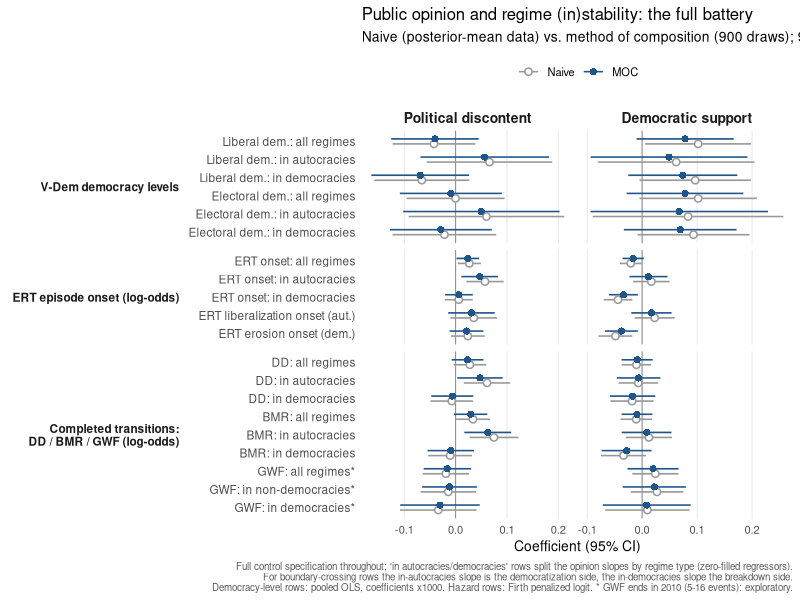
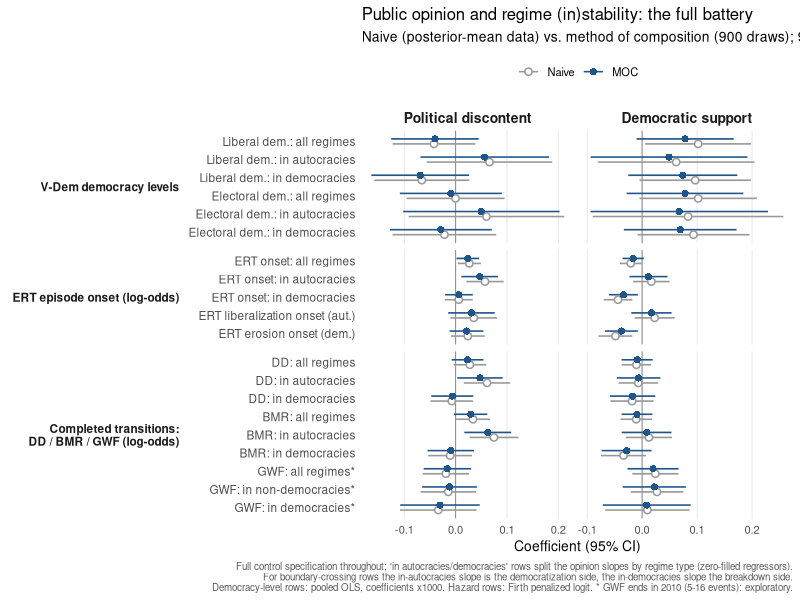

The R script that drew these images, in order:
# ============================================================================
# final_03_fig_battery.R -- "the battery at a glance": coefficient (forest) plot of
# the curated focal cells, naive vs MOC, discontent vs support panels.
# Reads output/results_main_combined.csv (sec. 9); no re-estimation.
# Output: output/fig_battery.png / .pdf
# ============================================================================
library(dplyr); library(ggplot2); library(here)

m <- read.csv(here("output", "results_main_combined.csv"), check.names = FALSE)

# naive se recovered by inverting the normal p-value (p was computed as
# 2*(1-pnorm(|b/se|)); guard the rounded-to-zero case)
m <- m %>% mutate(
  z_naive  = qnorm(1 - pmin(pmax(naive_p, 1e-4), .9999) / 2),
  naive_se = abs(naive_est) / pmax(z_naive, 1e-6)
)

pick <- function(model_str, term_str, label, track, side, scale = 1) {
  r <- m %>% filter(model == model_str, term == term_str)
  stopifnot(nrow(r) == 1)
  tibble(
    label = label, track = track, side = side,
    naive_b = r$naive_est * scale, naive_se = r$naive_se * scale,
    moc_b = r$moc_est * scale, moc_se = r$moc_se * scale
  )
}

d <- bind_rows(
  # ---- track 1: democracy levels (pooled OLS, regime-split slopes; x1000) ---
  # (system GMM regime split fails its own diagnostics -> appendix table only)
  pick("Liberal Democracy [pooled]",          "disc_trim",     "Liberal dem.: all regimes",      "V-Dem democracy levels", "disc", 1000),
  pick("Liberal Democracy [pooled-regime]",   "disc_aut_trim", "Liberal dem.: in autocracies",   "V-Dem democracy levels", "disc", 1000),
  pick("Liberal Democracy [pooled-regime]",   "disc_dem_trim", "Liberal dem.: in democracies",   "V-Dem democracy levels", "disc", 1000),
  pick("Electoral Democracy [pooled]",        "disc_trim",     "Electoral dem.: all regimes",    "V-Dem democracy levels", "disc", 1000),
  pick("Electoral Democracy [pooled-regime]", "disc_aut_trim", "Electoral dem.: in autocracies", "V-Dem democracy levels", "disc", 1000),
  pick("Electoral Democracy [pooled-regime]", "disc_dem_trim", "Electoral dem.: in democracies", "V-Dem democracy levels", "disc", 1000),
  pick("Liberal Democracy [pooled]",          "supp_trim",     "Liberal dem.: all regimes",      "V-Dem democracy levels", "supp", 1000),
  pick("Liberal Democracy [pooled-regime]",   "supp_aut_trim", "Liberal dem.: in autocracies",   "V-Dem democracy levels", "supp", 1000),
  pick("Liberal Democracy [pooled-regime]",   "supp_dem_trim", "Liberal dem.: in democracies",   "V-Dem democracy levels", "supp", 1000),
  pick("Electoral Democracy [pooled]",        "supp_trim",     "Electoral dem.: all regimes",    "V-Dem democracy levels", "supp", 1000),
  pick("Electoral Democracy [pooled-regime]", "supp_aut_trim", "Electoral dem.: in autocracies", "V-Dem democracy levels", "supp", 1000),
  pick("Electoral Democracy [pooled-regime]", "supp_dem_trim", "Electoral dem.: in democracies", "V-Dem democracy levels", "supp", 1000),

  # ---- track 2: episode onset (log-odds; Firth) -----------------------------
  pick("onset (all) [firth]",       "disc_trim_lag1",     "ERT onset: all regimes",    "ERT episode onset (log-odds)", "disc"),
  pick("onset (split IVs) [firth]", "disc_aut_trim_lag1", "ERT onset: in autocracies", "ERT episode onset (log-odds)", "disc"),
  pick("onset (split IVs) [firth]", "disc_dem_trim_lag1", "ERT onset: in democracies", "ERT episode onset (log-odds)", "disc"),
  pick("liberalization onset (autocracies) [firth]", "disc_trim_lag1", "ERT liberalization onset (aut.)", "ERT episode onset (log-odds)", "disc"),
  pick("erosion onset (democracies) [firth]",        "disc_trim_lag1", "ERT erosion onset (dem.)",        "ERT episode onset (log-odds)", "disc"),
  pick("onset (all) [firth]",       "supp_trim_lag1",     "ERT onset: all regimes",    "ERT episode onset (log-odds)", "supp"),
  pick("onset (split IVs) [firth]", "supp_aut_trim_lag1", "ERT onset: in autocracies", "ERT episode onset (log-odds)", "supp"),
  pick("onset (split IVs) [firth]", "supp_dem_trim_lag1", "ERT onset: in democracies", "ERT episode onset (log-odds)", "supp"),
  pick("liberalization onset (autocracies) [firth]", "supp_trim_lag1", "ERT liberalization onset (aut.)", "ERT episode onset (log-odds)", "supp"),
  pick("erosion onset (democracies) [firth]",        "supp_trim_lag1", "ERT erosion onset (dem.)",        "ERT episode onset (log-odds)", "supp"),

  # ---- track 3: completed transitions (log-odds; Firth) ---------------------
  pick("DD crossing (all) +ctrl [firth]",        "disc_trim",           "DD: all regimes",           "Completed transitions:\nDD / BMR / GWF (log-odds)", "disc"),
  pick("DD crossing (split IVs) +ctrl [firth]",  "disc_dd_aut_trim",  "DD: in autocracies",  "Completed transitions:\nDD / BMR / GWF (log-odds)", "disc"),
  pick("DD crossing (split IVs) +ctrl [firth]",  "disc_dd_dem_trim",  "DD: in democracies",        "Completed transitions:\nDD / BMR / GWF (log-odds)", "disc"),
  pick("BMR crossing (all) +ctrl [firth]",       "disc_trim",           "BMR: all regimes",          "Completed transitions:\nDD / BMR / GWF (log-odds)", "disc"),
  pick("BMR crossing (split IVs) +ctrl [firth]", "disc_bmr_aut_trim", "BMR: in autocracies", "Completed transitions:\nDD / BMR / GWF (log-odds)", "disc"),
  pick("BMR crossing (split IVs) +ctrl [firth]", "disc_bmr_dem_trim", "BMR: in democracies",       "Completed transitions:\nDD / BMR / GWF (log-odds)", "disc"),
  pick("GWF crossing (all) +ctrl [firth]",       "disc_trim",           "GWF: all regimes*",         "Completed transitions:\nDD / BMR / GWF (log-odds)", "disc"),
  pick("GWF crossing (split IVs) +ctrl [firth]", "disc_gwf_aut_trim", "GWF: in non-democracies*","Completed transitions:\nDD / BMR / GWF (log-odds)", "disc"),
  pick("GWF crossing (split IVs) +ctrl [firth]", "disc_gwf_dem_trim", "GWF: in democracies*",      "Completed transitions:\nDD / BMR / GWF (log-odds)", "disc"),
  pick("DD crossing (all) +ctrl [firth]",        "supp_trim",           "DD: all regimes",           "Completed transitions:\nDD / BMR / GWF (log-odds)", "supp"),
  pick("DD crossing (split IVs) +ctrl [firth]",  "supp_dd_aut_trim",  "DD: in autocracies",  "Completed transitions:\nDD / BMR / GWF (log-odds)", "supp"),
  pick("DD crossing (split IVs) +ctrl [firth]",  "supp_dd_dem_trim",  "DD: in democracies",        "Completed transitions:\nDD / BMR / GWF (log-odds)", "supp"),
  pick("BMR crossing (all) +ctrl [firth]",       "supp_trim",           "BMR: all regimes",          "Completed transitions:\nDD / BMR / GWF (log-odds)", "supp"),
  pick("BMR crossing (split IVs) +ctrl [firth]", "supp_bmr_aut_trim", "BMR: in autocracies", "Completed transitions:\nDD / BMR / GWF (log-odds)", "supp"),
  pick("BMR crossing (split IVs) +ctrl [firth]", "supp_bmr_dem_trim", "BMR: in democracies",       "Completed transitions:\nDD / BMR / GWF (log-odds)", "supp"),
  pick("GWF crossing (all) +ctrl [firth]",       "supp_trim",           "GWF: all regimes*",         "Completed transitions:\nDD / BMR / GWF (log-odds)", "supp"),
  pick("GWF crossing (split IVs) +ctrl [firth]", "supp_gwf_aut_trim", "GWF: in non-democracies*","Completed transitions:\nDD / BMR / GWF (log-odds)", "supp"),
  pick("GWF crossing (split IVs) +ctrl [firth]", "supp_gwf_dem_trim", "GWF: in democracies*",      "Completed transitions:\nDD / BMR / GWF (log-odds)", "supp")
)

d_long <- bind_rows(
  d %>% transmute(label, track, side, est = "Naive", b = naive_b, se = naive_se),
  d %>% transmute(label, track, side, est = "MOC",   b = moc_b,   se = moc_se)
) %>%
  mutate(
    lo = b - 1.96 * se, hi = b + 1.96 * se,
    side  = factor(side, c("disc", "supp"), c("Political discontent", "Democratic support")),
    track = factor(track, c("V-Dem democracy levels", "ERT episode onset (log-odds)",
                            "Completed transitions:\nDD / BMR / GWF (log-odds)")),
    est = factor(est, c("Naive", "MOC")),
    label = factor(label, rev(unique(d$label)))
  )

p <- ggplot(d_long, aes(x = b, y = label, color = est, shape = est)) +
  geom_vline(xintercept = 0, linewidth = .35, color = "grey55") +
  geom_linerange(aes(xmin = lo, xmax = hi),
                 position = position_dodge(width = .55), linewidth = .55) +
  geom_point(position = position_dodge(width = .55), size = 1.9, stroke = .8,
             fill = "white") +
  facet_grid(track ~ side, scales = "free", space = "free_y", switch = "y") +
  scale_color_manual(values = c(Naive = "grey60", MOC = "#20558A")) +
  scale_shape_manual(values = c(Naive = 21, MOC = 16)) +
  labs(
    x = "Coefficient (95% CI)", y = NULL, color = NULL, shape = NULL,
    title = "Public opinion and regime (in)stability: the full battery",
    subtitle = "Naive (posterior-mean data) vs. method of composition (900 draws); 95% CIs",
    caption = paste("Full control specification throughout; 'in autocracies/democracies' rows split the opinion slopes by regime type (zero-filled",
                    "regressors).\nFor boundary-crossing rows the in-autocracies slope is the democratization side, the in-democracies slope the",
                    "breakdown side.\nDemocracy-level rows: pooled OLS, coefficients x1000. Hazard rows: Firth penalized logit.",
                    "* GWF ends in 2010 (5-16 events): exploratory.")
  ) +
  theme_minimal(base_size = 10) +
  theme(
    panel.grid.minor = element_blank(),
    panel.grid.major.y = element_blank(),
    panel.grid.major.x = element_line(linewidth = .25, color = "grey88"),
    strip.placement = "outside",
    strip.text.y.left = element_text(angle = 0, hjust = 1, face = "bold", size = 8.5),
    strip.text.x = element_text(face = "bold", size = 10),
    legend.position = "top",
    plot.caption = element_text(size = 7, color = "grey35"),
    axis.text.y = element_text(size = 8.5)
  )

ggsave(here("output", "fig_battery.png"), p, width = 9, height = 6.6, dpi = 300)
ggsave(here("output", "fig_battery.pdf"), p, width = 9, height = 6.6)
cat("written: output/fig_battery.png / .pdf\n")
